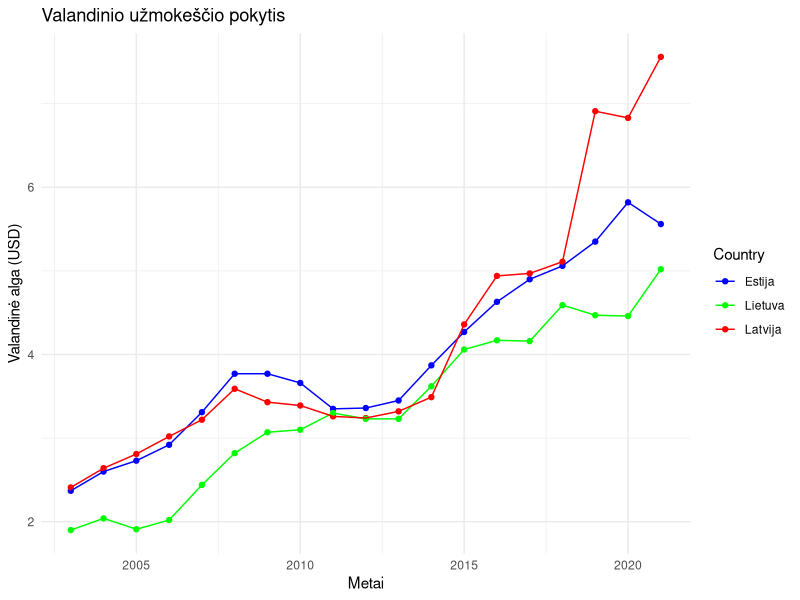

R code for this plot:
library(ggplot2)
data <- read.csv("MinimumWagesBalticsPPP.csv")
countries <- c("Estonia", "Lithuania", "Latvia")
filtered_data <- data[data$Country %in% countries & data$Pay.period == "Hourly", ]  # added filtering for hourly wages

plot <- ggplot(filtered_data, aes(x = TIME, y = Value, color = Country)) +
  geom_point() +
  geom_line() +
  labs(x = "Metai", y = "Valandinė alga (USD)", title = "Valandinio užmokeščio pokytis") +
  scale_color_manual(values = c("blue", "green", "red"), labels = c("Estija", "Lietuva", "Latvija")) +
  theme_minimal()

plot